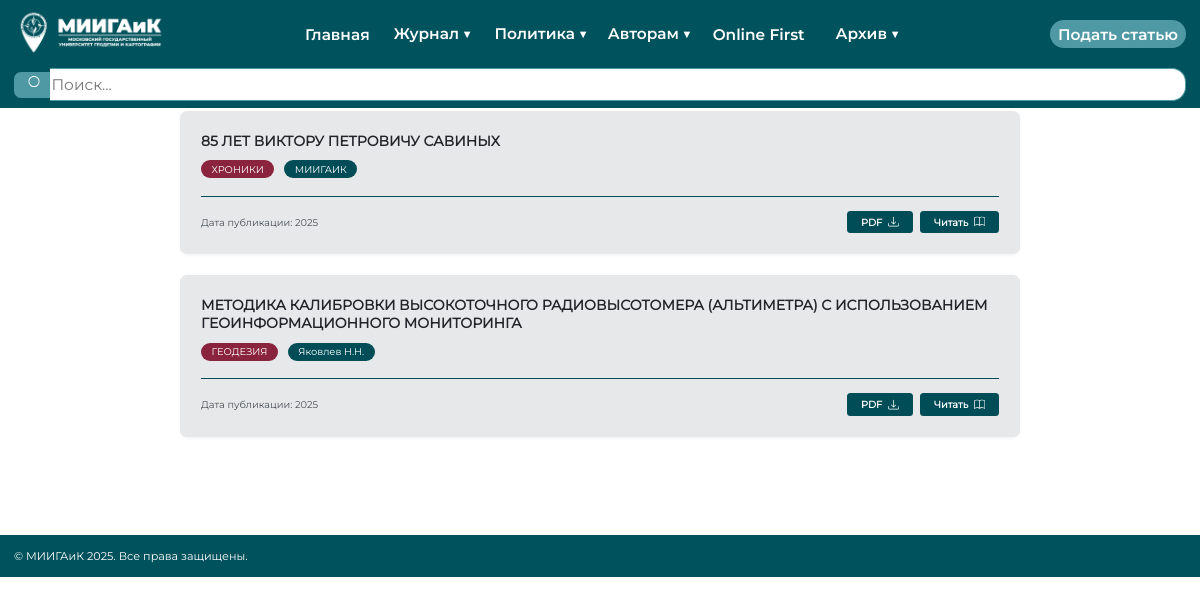
The app's page /issues/2/ with its own data.
### journal/models.py (models this page shows, shortened)
class Article(models.Model):
    issue = models.ForeignKey(JournalIssue, on_delete=models.CASCADE, related_name='articles', verbose_name="Выпуск")
    title = models.CharField(max_length=500, verbose_name="Название статьи")
    rubric = models.CharField(max_length=200, verbose_name="Рубрика", blank=True)
    authors = models.CharField(max_length=500, verbose_name="Авторы")
    abstract = models.TextField(verbose_name="Аннотация", blank=True)
    pdf_file = models.FileField(upload_to=article_pdf_path, verbose_name="PDF файл статьи", blank=True, null=True)
    page_start = models.IntegerField(verbose_name="Стр. начало", default=0)
    page_end = models.IntegerField(verbose_name="Стр. конец", default=0)
    is_published = models.BooleanField(default=True, verbose_name="Опубликовано")
    created_at = models.DateTimeField(auto_now_add=True, verbose_name="Дата создания")
    class Meta:
        verbose_name = "Статья"
        verbose_name_plural = "Статьи"
        ordering = ['page_start']

class JournalIssue(models.Model):
    year = models.IntegerField(verbose_name="Год издания", default=2024)
    volume = models.CharField(max_length=50, verbose_name="Том (например, 67)", blank=True)
    number = models.CharField(max_length=50, verbose_name="Номер выпуска")
    publication_date = models.DateField(verbose_name="Дата выхода", blank=True, null=True)
    is_current = models.BooleanField(default=False, verbose_name="Текущий выпуск (на главной)")
    created_at = models.DateTimeField(auto_now_add=True, verbose_name="Дата создания записи")
    cover = models.ImageField(upload_to=issue_cover_path, verbose_name="Обложка (картинка)", blank=True, null=True)
    full_pdf = models.FileField(upload_to=issue_pdf_path, verbose_name="Полный PDF выпуска", blank=True, null=True)
    class Meta:
        verbose_name = "Выпуск"
        verbose_name_plural = "Выпуски"
        ordering = ['-year', '-number']

### journal/views.py (the view)
# urls.py: path('issues/<int:pk>/', views.IssueDetailView.as_view(), name='issue_detail'),
class IssueDetailView(DetailView):
    model = JournalIssue
    template_name = 'journal/issue_detail.html'
    context_object_name = 'issue'

### templates/journal/issue_detail.html (shortened to what this page needs)
{% extends 'journal/base.html' %}
{% load static %}
{% block content %}
<div class="issue-header-fullwidth">
    <div class="issue-header-inner">
        <h1 class="issue-title">
        </h1>
    </div>
</div>
<div class="issue-content-container">
    {% for article in issue.articles.all %}
    <div class="article-card">
        <h3 class="article-title">
            <a href="{% url 'article_detail' article.pk %}">
                {{ article.title }}
            </a>
        </h3>
        <div class="badge-container">
            {% if article.rubric %}
                <span class="badge-rubric">{{ article.rubric }}</span>
            {% endif %}
            <span class="badge-author">{{ article.authors }}</span>
        </div>
        <hr class="article-divider">
        <div class="article-footer">
            <div class="pub-date">
                Дата публикации: {{ issue.publication_date|default:issue.year }}
            </div>
            <div class="btn-group-custom">
                {% if article.pdf_file %}
                <a href="{% url 'download_article_pdf' article.id %}" class="btn-custom">
                    PDF
                </a>
                <a href="{% url 'read_article_pdf' article.id %}" target="_blank" class="btn-custom">
                    Читать
                </a>
                {% endif %}
            </div>
        </div>
    </div>
    {% empty %}
    <div style="text-align: center; color: #666; padding: 40px;">
        В этом выпуске пока нет статей.
    </div>
    {% endfor %}
</div>
{% endblock %}

### static/css/main.css (style rules this page uses)
* { font-family: "Montserrat-Reg", serif; margin: 0; }
html { scroll-behavior: smooth; overflow-x: hidden; }
body { margin: 0 auto; max-width: 100%; overflow: hidden; z-index: 1; }
h1 { font-size: 60px; font-family: "Montserrat-SemiBold"; text-transform: uppercase; color: #001e23; }
h3 { font-family: "Montserrat-SemiBold"; font-size: 20px; }
@media (min-width: 1060px) and (max-width: 1210px) { body { zoom: 0.7; -ms-zoom: scale(0.7); -webkit-zoom: 0.7; } }

### templates/journal/issue_detail.html (style rules this page uses)
.issue-header-fullwidth { background-color: #e6e6e6; width: 100%; padding: 40px 0; margin-bottom: 40px; box-shadow: 0 4px 6px rgba(0,0,0,0.05); }
.issue-header-inner { max-width: 1200px; margin: 0 auto; padding: 0 20px; }
.issue-title { color: #000; font-size: 32px; font-weight: 700; margin: 0; line-height: 1.2; }
.issue-content-container { max-width: 1200px; margin: 0 auto; padding: 0 20px 60px 20px; }
.article-card { background-color: #e6e8e9; border-radius: 10px; padding: 30px; margin-bottom: 30px; box-shadow: 0 2px 5px rgba(0,0,0,0.05); }
.article-title { margin: 0 0 15px 0; font-size: 20px; font-weight: 700; }
.article-title a { color: #212529; text-decoration: none; }
.badge-container { margin-bottom: 15px; }
.badge-rubric { display: inline-block; background-color: #8a243e; color: white; padding: 5px 15px; border-radius: 20px; font-size: 14px; margin-right: 10px; margin-bottom: 5px; }
.badge-author { display: inline-block; background-color: #004d57; color: white; padding: 5px 15px; border-radius: 20px; font-size: 14px; margin-bottom: 5px; }
.article-divider { border: 0; border-top: 2px solid #004d57; margin: 20px 0; opacity: 1; }
.article-footer { display: flex; justify-content: space-between; align-items: center; flex-wrap: wrap; }
.pub-date { color: #495057; font-size: 14px; }
.btn-group-custom { display: flex; gap: 10px; }
.btn-custom { display: inline-flex; align-items: center; background-color: #004d57; color: white; text-decoration: none; padding: 8px 20px; border-radius: 5px; font-weight: 600; font-size: 14px; transition: background-color 0.2s; }
.btn-icon { margin-left: 8px; width: 16px; height: 16px; }

### records on screen
Article: title "85 ЛЕТ ВИКТОРУ ПЕТРОВИЧУ САВИНЫХ", rubric "ХРОНИКИ", authors "МИИГАИК", shows "PDF"
JournalIssue: publication_date "2025"
Article: title "МЕТОДИКА КАЛИБРОВКИ ВЫСОКОТОЧНОГО РАДИОВЫСОТОМЕРА (АЛЬТИМЕТРА) С ИСПОЛЬЗОВАНИЕМ ГЕОИНФОРМАЦИОННОГО МОНИТОРИНГА", rubric "ГЕОДЕЗИЯ", authors "Яковлев Н.Н.", shows "PDF"
